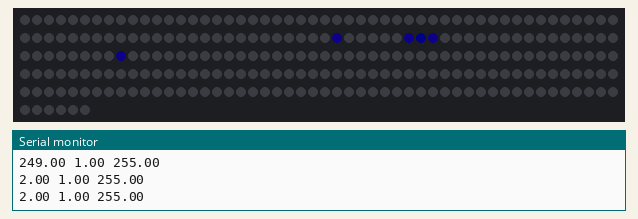
Recording of a sketch running on a simulated ESP8266 (NodeMCU). Parts: 256 RGB LEDs in strip order, left to right, continuing on the next row, the last lines printed to the serial monitor. Dim RGB values are drawn brighter than linear; the local clock reads 2024-03-15 10:24:30 at power-on unless the sketch sets it; random numbers use the default seed unless the sketch sets one.

Above: at 0.24 s.
At 4.2 s:
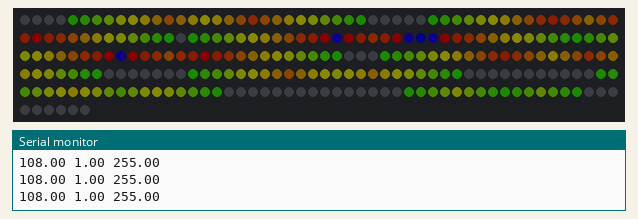
At 11.3 s:
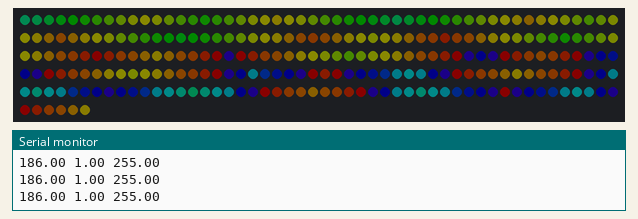
At 27.3 s:
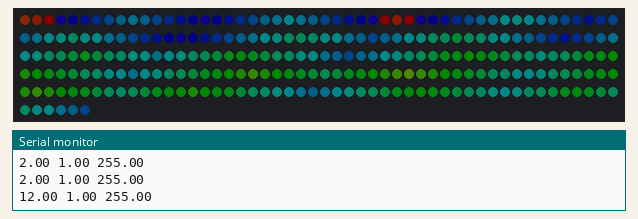
At 32.8 s:
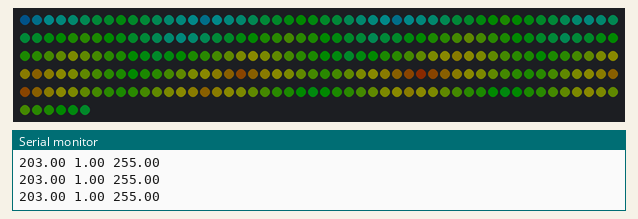
At 39.2 s:
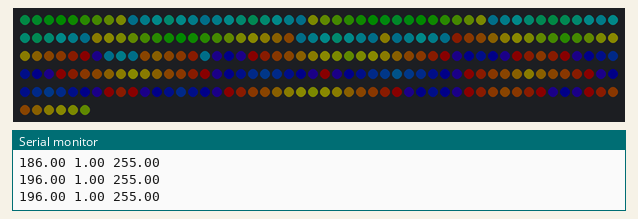

The sketch:

Lamp.ino
```cpp
#include <FastLED.h>
#include "ArduinoQueue.h"

#define NUM_LEDS 256
#define DATA_PIN D2
#define MAX_BRIGHTNESS 10
#define MAX_VOLTS 5
#define MAX_milliAMP 2000

CRGB leds[NUM_LEDS], LastColor_RGB;
CHSV LastColor_HSV;

CHSV RGB_to_HSV(CRGB color) {
  float fR = color.r, fG = color.g, fB = color.b;
  float fCMax = max(max(fR, fG), fB),
        fCMin = min(min(fR, fG), fB),
        fDelta = fCMax - fCMin,
        fH, fS, fV;

  if(fDelta > 0) {
    if(fCMax == fR) {
      fH = 60 * (fmod(((fG - fB) / fDelta), 6));
    } else if(fCMax == fG) {
      fH = 60 * (((fB - fR) / fDelta) + 2);
    } else if(fCMax == fB) {
      fH = 60 * (((fR - fG) / fDelta) + 4);
    }

    if(fCMax > 0) {
      fS = fDelta / fCMax;
    } else {
      fS = 0;
    }

    fV = fCMax;
  } else {
    fH = 0;
    fS = 0;
    fV = fCMax;
  }

  if(fH < 0) {
    fH += 360;
  }
  LastColor_HSV = CHSV(fH, fS, fV);
  return LastColor_HSV;
}

CRGB HSV_to_RGB(float fH, float fS, float fV) {
  float fR, fG, fB,
        fC = fV * fS, // Chroma
        fHPrime = fmod(fH / 60.0, 6);
  float fX = fC * (1 - fabs(fmod(fHPrime, 2) - 1)),
        fM = fV - fC;

  if(0 <= fHPrime && fHPrime < 1) {
    fR = fC;
    fG = fX;
    fB = 0;
  } else if(1 <= fHPrime && fHPrime < 2) {
    fR = fX;
    fG = fC;
    fB = 0;
  } else if(2 <= fHPrime && fHPrime < 3) {
    fR = 0;
    fG = fC;
    fB = fX;
  } else if(3 <= fHPrime && fHPrime < 4) {
    fR = 0;
    fG = fX;
    fB = fC;
  } else if(4 <= fHPrime && fHPrime < 5) {
    fR = fX;
    fG = 0;
    fB = fC;
  } else if(5 <= fHPrime && fHPrime < 6) {
    fR = fC;
    fG = 0;
    fB = fX;
  } else {
    fR = 0;
    fG = 0;
    fB = 0;
  }

  fR += fM;
  fG += fM;
  fB += fM;
  LastColor_RGB = CRGB(fR, fG, fB);
  return LastColor_RGB;
}

inline int get_matrix_number(int x)
{
  if(x % 32 > 15)
    x = (x / 16 + 1) * 16 - x % 16 - 1;
  return x;
}

inline int get_number(int line, int column)
{
  if(line > 15 || line < 0 || column > 15 || column < 0)  return 404;
  return get_matrix_number(line * 16 + column);
}

void out(float a, float b, float c, bool f = 1)
{
  Serial.print(a);  Serial.print(" ");
  Serial.print(b);  Serial.print(" ");
  Serial.print(c);  Serial.print(" ");
  if(f) Serial.println();
}

CRGB change_color(CHSV color, float h_change, float s_change = 0.99)
{
  float h = color.h, v = color.v, s = color.s;
  out(h, s, v);
  h +=  h_change;
  if(h < 0) h += 256;
  h = fmod(h, 256);
  LastColor_HSV = CHSV(h, s, v);
  return HSV_to_RGB(h, s, v);
}

struct point {
  int X, Y;
};

point ADD;
inline void make_point(int x, int y)
{
  ADD.X = x;
  ADD.Y = y;
}


void start_plus_show(int x, int y, CRGB start_color)
{
  ArduinoQueue<point> q2(NUM_LEDS + 10),
                      q1(NUM_LEDS + 10);
  int numb, checked[NUM_LEDS + 10];
  CHSV col;
  for(int i(0); i < NUM_LEDS; i++)
    checked[i] = 0;
  make_point(x, y);
  q1.enqueue(ADD);

  leds[get_number(x, y)] = start_color;
  checked[get_number(x, y)] = 1;

  FastLED.show();
  while(q1.itemCount() > 0)
  {
    x = (q1.getHead()).X;
    y = (q1.getHead()).Y;
    q1.dequeue();
    col = RGB_to_HSV(leds[get_number(x, y)]);
/// 1
    numb = get_number(x + 1, y);
    if(numb != 404)
      if(checked[numb] == 0) {
        checked[numb] = 1; leds[numb] = change_color(col, 10); make_point(x + 1, y); q2.enqueue(ADD); }
/// 2
    numb = get_number(x - 1, y);
    if(numb != 404)
      if(checked[numb] == 0) {
        checked[numb] = 1; leds[numb] = change_color(col, 10); make_point(x - 1, y); q2.enqueue(ADD); }
/// 3
    numb = get_number(x, y - 1);
    if(numb != 404)
      if(checked[numb] == 0) {
        checked[numb] = 1; leds[numb] = change_color(col, 10); make_point(x, y - 1); q2.enqueue(ADD); }
/// 4
    numb = get_number(x, y + 1);
    if(numb != 404)
      if(checked[numb] == 0) {
        checked[numb] = 1; leds[numb] = change_color(col, 10); make_point(x, y + 1); q2.enqueue(ADD); }

    if(q1.isEmpty())
    {
      while(q2.itemCount() > 0)
        q1.enqueue(q2.dequeue());
      FastLED.show();
      delay(25);
    }
  }
}

void start_full_matrix_show(CHSV color)
{
  int v = color.v, h = color.h;
  float s = color.s;
  Serial.print(s);
  for(int i(h); i < h + 360; i++)
  {
    FastLED.showColor(HSV_to_RGB(i % 360, s, v));
    delay(250);
  }
}

void build_ball(int& x, int& y)
{
  for(int i(x - 2); i < x + 4; i++)
  {
    if(i < 1 || i > 14) continue;
    for(int j(y - 2); j < y + 4; j++)
      if(j >= 0 && j < 16)
        leds[get_number(i, j)] = CRGB::Black;
  }
  leds[get_number(x, y)] = CRGB::Lime;
  leds[get_number(x, y + 1)] = CRGB::Lime;
  leds[get_number(x + 1, y)] = CRGB::Lime;
  leds[get_number(x + 1, y + 1)] = CRGB::Lime;
}

void add_ball_coord(int& val, int& add)
{
  val += add;
  if(val > 13)  val = 13;
  if(val < 1) val = 1;
  if(val == 13 || val == 1) add *= -1;
}

void start_ball(int x, int y)
{
  if(x > 14) x = 13;
  if(y > 14) y = 13;
  for(int i(0); i < NUM_LEDS; i++)
    leds[i] = CRGB::Black;
  for(int i(0); i < 16; i++)
  {
    leds[get_number(0, i)] = CRGB::Maroon;
    leds[get_number(15, i)] = CRGB::Maroon;
  }
  build_ball(x, y);
  int add_x = 2, add_y = 1;
  while(1)
  {
    x += add_x;
    if(x > 13)  x = 13;
    if(x < 1) x = 1;
    if(x == 13 || x == 1) add_x *= -1;
    y += add_y;
    if(y > 14)  y = 14;
    if(y < 0) y = 0;
    if(y == 14 || y == 0) add_y *= -1;
    build_ball(x, y);
    FastLED.show();
    delay(500);
  }
}

void BchB(CRGB color1, CRGB color2)
{
  for(int i(0); i < 5; i++)
    for(int j(0); j < 16; j++)
      leds[get_number(i, j)] = color1;
  FastLED.show();
  delay(1500);
  for(int i(5); i < 11; i++)
    for(int j(0); j < 16; j++)
      leds[get_number(i, j)] = color2;
  FastLED.show();
  delay(1500);
  for(int i(11); i < 16; i++)
    for(int j(0); j < 16; j++)
      leds[get_number(i, j)] = color1;
  FastLED.show();
  delay(1500);
}

void Build_BchB()
{
  BchB(CRGB(15, 15, 15), CRGB(15, 0, 0));
  delay(1000);
  BchB(CRGB(255, 255, 255), CRGB(255, 0, 0));
  delay(2000);
  BchB(CRGB::Black, CRGB::Black);
}

void setup() {
    FastLED.addLeds<WS2812, DATA_PIN, GRB>(leds, NUM_LEDS);
    FastLED.setMaxPowerInVoltsAndMilliamps(MAX_VOLTS, MAX_milliAMP);
//...................................................
    FastLED.setBrightness(MAX_BRIGHTNESS);
    FastLED.clear();
    Serial.begin(9600);
    srand(time(NULL));
    LastColor_RGB = CRGB::Blue;
    LastColor_HSV = RGB_to_HSV(LastColor_RGB);
}

void loop() {
  start_plus_show(rand() % 16, rand() % 16, LastColor_RGB);
//  Build_BchB();
//  start_ball(10, 3);
//  start_full_matrix_show(LastColor_HSV);
}
```
